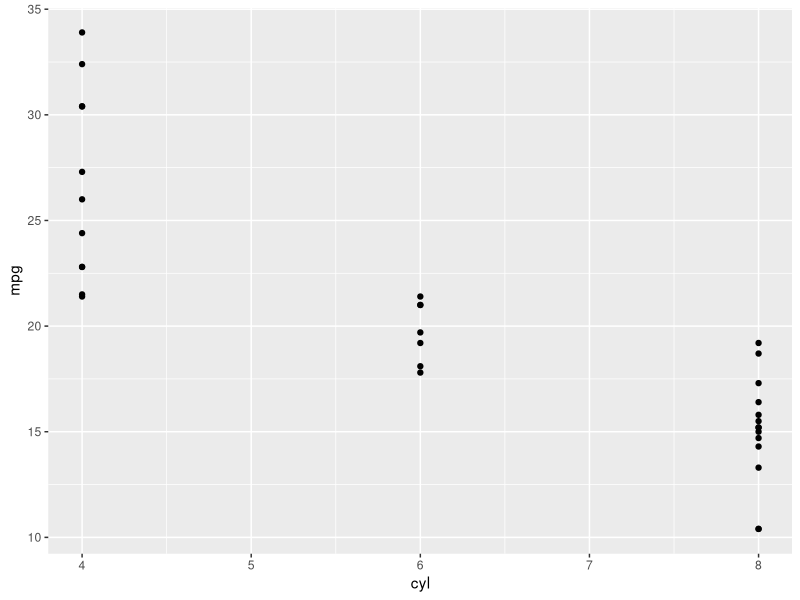
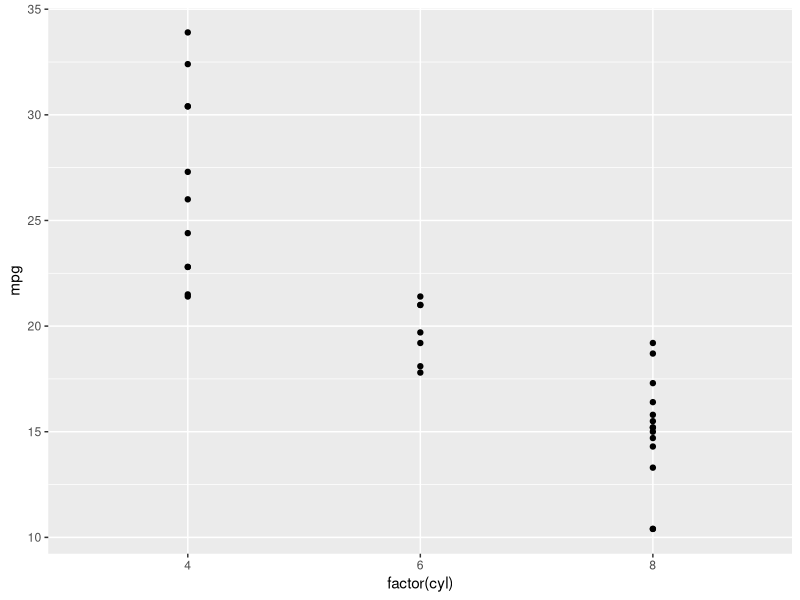
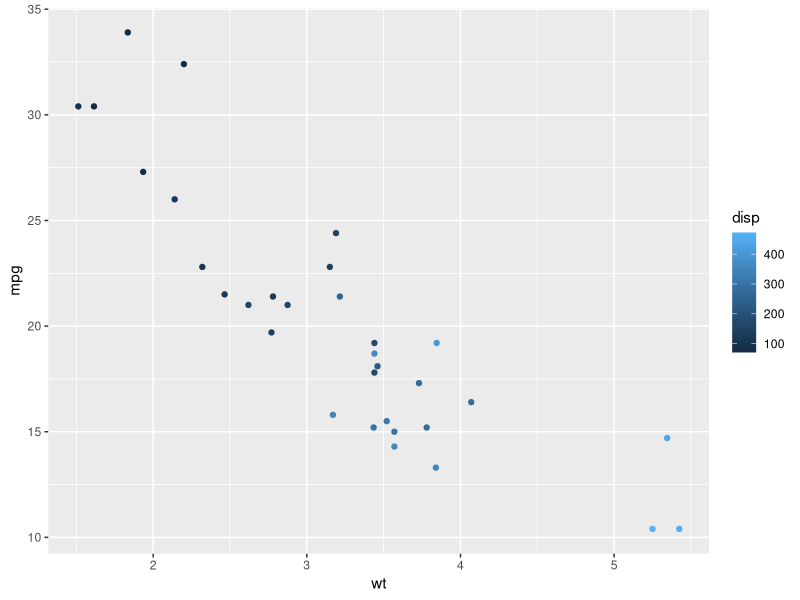
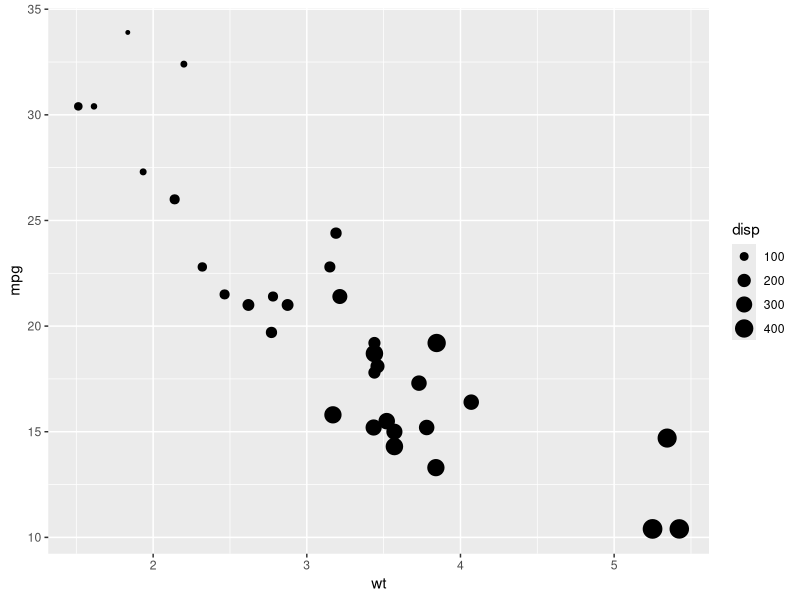
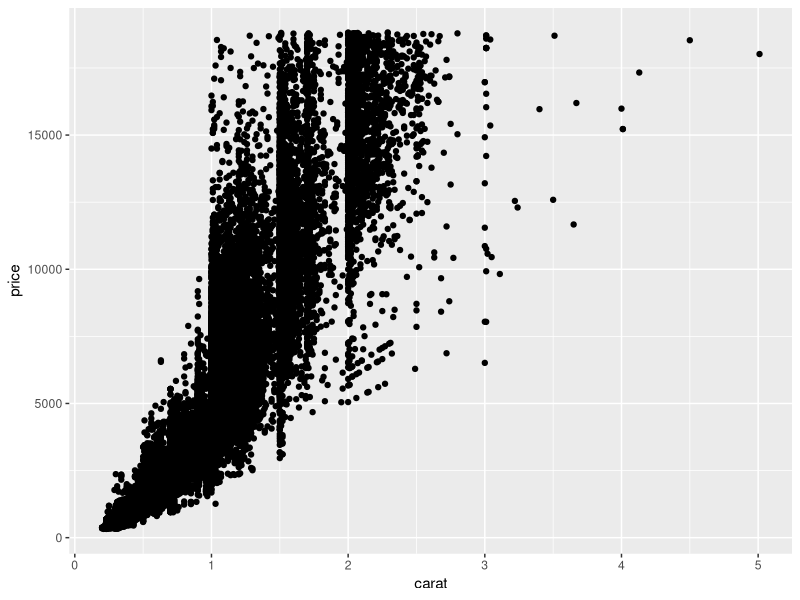
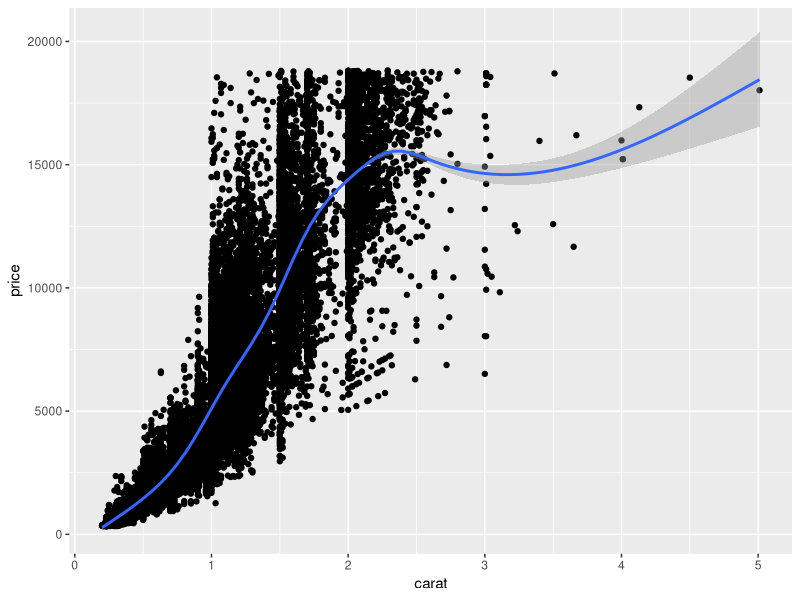
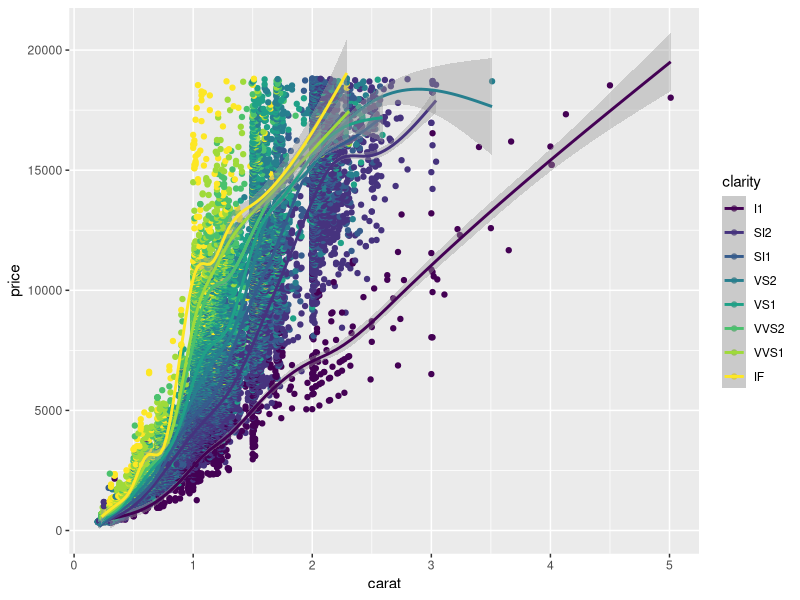
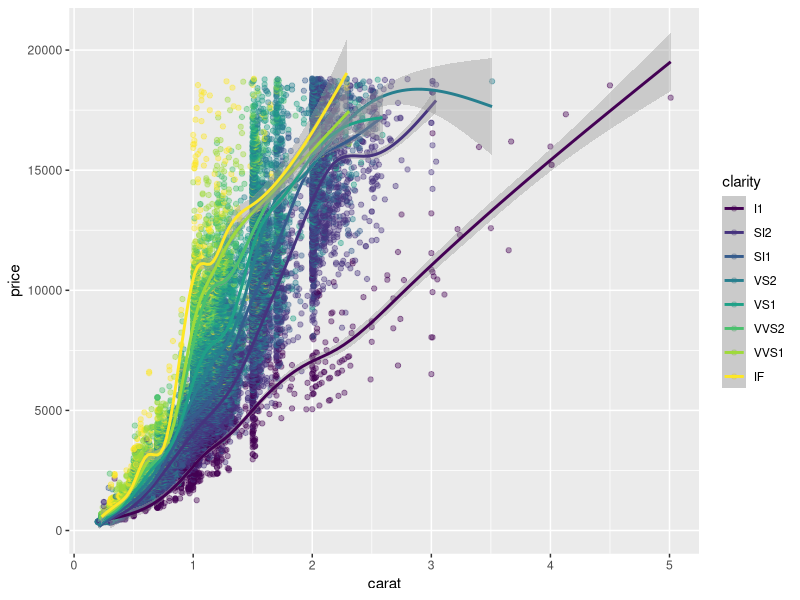

Write R code to recreate these figures, in order.
# Two key items about the grammar of graphics:
# 1 Graphics = distinct layers of grammatical elements
# 2 Meaningful plots through aesthetic mappings

# Three essential grammatical elements:
# 1 Data - the data set being plotted
# 2 Aesthetics - the scales onto which we map our data
# 3 Geometries - the visual elements used for our data; the shape the data will take on the plot

# Optional grammatical elements:
# Themes - all non-data ink
# Statistics - representations of our data to aid understanding
# Coordinates - the space on which the data will be plotted
# Facets - plotting small multiples

# Load the ggplot2 package
library(ggplot2)

# Explore the mtcars data frame with str()
str(mtcars)

# Execute the following command
ggplot(mtcars, aes(cyl, mpg)) +  # x axis is 4 5 6 7 8
  geom_point()

# Change the command below so that cyl is treated as factor
ggplot(mtcars, aes(factor(cyl), mpg)) +  # x axis is 4 6 8
  geom_point()

# Edit to add a color aesthetic mapped to disp
ggplot(mtcars, aes(wt, mpg, color = disp)) +
  geom_point()

# Change the color aesthetic to a size aesthetic
ggplot(mtcars, aes(wt, mpg, size = disp)) +
  geom_point()

# Explore the diamonds data frame with str()
str(diamonds)

# Add geom_point() with +
ggplot(diamonds, aes(carat, price)) +
  geom_point()

# Add geom_smooth() with +
ggplot(diamonds, aes(carat, price)) +
  geom_point() +
  geom_smooth()  # adds a smooth trend curve

# geom_point() has an alpha argument that controls the opacity of the points. A value of 1 (the default) means that the points are totally opaque; 
# a value of 0 means the points are totally transparent (and therefore invisible). Values in between specify transparency.

# Map the color aesthetic to clarity
ggplot(diamonds, aes(carat, price, color = clarity)) +
  geom_point() +
  geom_smooth()

# Make the points 40% opaque
ggplot(diamonds, aes(carat, price, color = clarity)) +
  geom_point(alpha = 0.4) +
  geom_smooth()

# Plots can be saved as variables, which can be added to later on using the + operator. This is really useful if you want to make multiple related plots from a common base.

# Draw a ggplot
plt_price_vs_carat <- ggplot(
  # Use the diamonds dataset
  diamonds,
  # For the aesthetics, map x to carat and y to price
  aes(carat, price)
)
# Add a point layer to plt_price_vs_carat
plt_price_vs_carat + geom_point()

# From previous step
plt_price_vs_carat <- ggplot(diamonds, aes(carat, price))

# Edit this to make points 20% opaque: plt_price_vs_carat_transparent
plt_price_vs_carat_transparent <- plt_price_vs_carat + geom_point(alpha = 0.2)

# See the plot
plt_price_vs_carat_transparent

# From previous step
plt_price_vs_carat <- ggplot(diamonds, aes(carat, price))

# Edit this to map color to clarity
# Assign the updated plot to a new object
plt_price_vs_carat_by_clarity <- plt_price_vs_carat + geom_point(aes(color = clarity))

# See the plot
plt_price_vs_carat_by_clarity